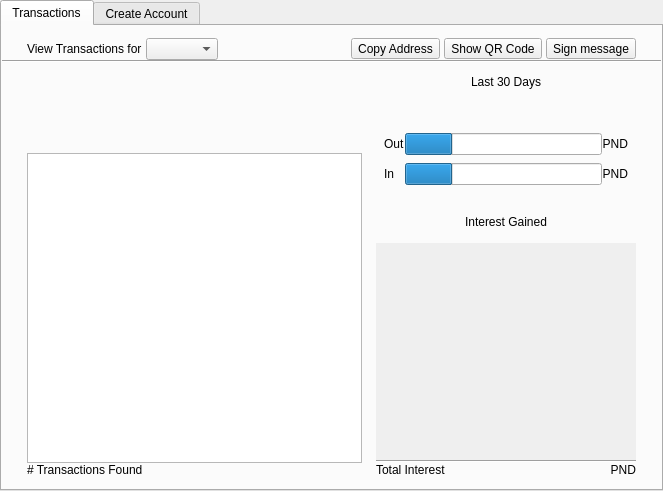
<?xml version="1.0" encoding="UTF-8"?>
<ui version="4.0">
 <class>AccountPage</class>
 <widget class="QFrame" name="AccountPage">
  <property name="geometry">
   <rect>
    <x>0</x>
    <y>0</y>
    <width>663</width>
    <height>491</height>
   </rect>
  </property>
  <property name="sizePolicy">
   <sizepolicy hsizetype="Expanding" vsizetype="Expanding">
    <horstretch>1</horstretch>
    <verstretch>1</verstretch>
   </sizepolicy>
  </property>
  <property name="windowTitle">
   <string>Frame</string>
  </property>
  <property name="frameShape">
   <enum>QFrame::NoFrame</enum>
  </property>
  <property name="frameShadow">
   <enum>QFrame::Plain</enum>
  </property>
  <property name="lineWidth">
   <number>0</number>
  </property>
  <layout class="QVBoxLayout" name="verticalLayout">
   <property name="spacing">
    <number>0</number>
   </property>
   <property name="leftMargin">
    <number>0</number>
   </property>
   <property name="topMargin">
    <number>0</number>
   </property>
   <property name="rightMargin">
    <number>0</number>
   </property>
   <property name="bottomMargin">
    <number>0</number>
   </property>
   <item>
    <widget class="QTabWidget" name="tabWidget">
     <property name="sizePolicy">
      <sizepolicy hsizetype="Expanding" vsizetype="Expanding">
       <horstretch>1</horstretch>
       <verstretch>1</verstretch>
      </sizepolicy>
     </property>
     <property name="currentIndex">
      <number>0</number>
     </property>
     <widget class="QWidget" name="TransactionTab">
      <attribute name="title">
       <string>Transactions</string>
      </attribute>
      <layout class="QVBoxLayout" name="verticalLayout_5">
       <property name="spacing">
        <number>0</number>
       </property>
       <property name="leftMargin">
        <number>0</number>
       </property>
       <property name="topMargin">
        <number>12</number>
       </property>
       <property name="rightMargin">
        <number>0</number>
       </property>
       <property name="bottomMargin">
        <number>12</number>
       </property>
       <item>
        <layout class="QHBoxLayout" name="horizontalLayout_2">
         <property name="spacing">
          <number>4</number>
         </property>
         <property name="leftMargin">
          <number>25</number>
         </property>
         <property name="rightMargin">
          <number>25</number>
         </property>
         <item>
          <widget class="QLabel" name="view_transactions_for_label">
           <property name="sizePolicy">
            <sizepolicy hsizetype="Minimum" vsizetype="Preferred">
             <horstretch>0</horstretch>
             <verstretch>0</verstretch>
            </sizepolicy>
           </property>
           <property name="text">
            <string>View Transactions for</string>
           </property>
          </widget>
         </item>
         <item>
          <widget class="RichTextCombo" name="TransactionTabAccountSelection">
           <property name="sizePolicy">
            <sizepolicy hsizetype="Preferred" vsizetype="Fixed">
             <horstretch>0</horstretch>
             <verstretch>0</verstretch>
            </sizepolicy>
           </property>
           <property name="maximumSize">
            <size>
             <width>350</width>
             <height>16777215</height>
            </size>
           </property>
          </widget>
         </item>
         <item>
          <spacer name="horizontalSpacer">
           <property name="orientation">
            <enum>Qt::Horizontal</enum>
           </property>
           <property name="sizeHint" stdset="0">
            <size>
             <width>0</width>
             <height>20</height>
            </size>
           </property>
          </spacer>
         </item>
         <item>
          <widget class="QToolButton" name="copy_address_button">
           <property name="text">
            <string>Copy Address</string>
           </property>
           <property name="icon">
            <iconset resource="../bitcoin.qrc">
             <normaloff>:/icons/editcopy</normaloff>:/icons/editcopy</iconset>
           </property>
           <property name="toolButtonStyle">
            <enum>Qt::ToolButtonTextBesideIcon</enum>
           </property>
          </widget>
         </item>
         <item>
          <widget class="QToolButton" name="show_qrcode_button">
           <property name="text">
            <string>Show QR Code</string>
           </property>
           <property name="icon">
            <iconset resource="../bitcoin.qrc">
             <normaloff>:/icons/qrcode</normaloff>:/icons/qrcode</iconset>
           </property>
           <property name="toolButtonStyle">
            <enum>Qt::ToolButtonTextBesideIcon</enum>
           </property>
          </widget>
         </item>
         <item>
          <widget class="QToolButton" name="sign_message_button">
           <property name="text">
            <string>Sign message</string>
           </property>
           <property name="icon">
            <iconset resource="../bitcoin.qrc">
             <normaloff>:/icons/edit</normaloff>:/icons/edit</iconset>
           </property>
           <property name="toolButtonStyle">
            <enum>Qt::ToolButtonTextBesideIcon</enum>
           </property>
          </widget>
         </item>
        </layout>
       </item>
       <item>
        <widget class="Line" name="transaction_tab_line">
         <property name="orientation">
          <enum>Qt::Horizontal</enum>
         </property>
        </widget>
       </item>
       <item>
        <layout class="QVBoxLayout" name="verticalLayout_4" stretch="0">
         <property name="spacing">
          <number>0</number>
         </property>
         <property name="leftMargin">
          <number>25</number>
         </property>
         <property name="topMargin">
          <number>12</number>
         </property>
         <property name="rightMargin">
          <number>25</number>
         </property>
         <property name="bottomMargin">
          <number>0</number>
         </property>
         <item>
          <layout class="QHBoxLayout" name="horizontalLayout_3" stretch="1,0">
           <property name="spacing">
            <number>0</number>
           </property>
           <item>
            <layout class="QVBoxLayout" name="verticalLayout_9" stretch="1,0,4,0">
             <property name="spacing">
              <number>0</number>
             </property>
             <item>
              <widget class="AccountSummaryHeaderWidget" name="account_summary_header">
               <property name="sizePolicy">
                <sizepolicy hsizetype="Expanding" vsizetype="Preferred">
                 <horstretch>0</horstretch>
                 <verstretch>0</verstretch>
                </sizepolicy>
               </property>
               <property name="frameShape">
                <enum>QFrame::NoFrame</enum>
               </property>
               <property name="frameShadow">
                <enum>QFrame::Plain</enum>
               </property>
              </widget>
             </item>
             <item>
              <widget class="TransactionFilterWidget" name="account_filter_header">
               <property name="sizePolicy">
                <sizepolicy hsizetype="Preferred" vsizetype="Preferred">
                 <horstretch>0</horstretch>
                 <verstretch>0</verstretch>
                </sizepolicy>
               </property>
               <property name="frameShape">
                <enum>QFrame::NoFrame</enum>
               </property>
               <property name="frameShadow">
                <enum>QFrame::Plain</enum>
               </property>
              </widget>
             </item>
             <item>
              <widget class="TransactionView" name="transaction_table"/>
             </item>
             <item>
              <widget class="QLabel" name="num_transactions_found_footer">
               <property name="text">
                <string notr="true"># Transactions Found</string>
               </property>
              </widget>
             </item>
            </layout>
           </item>
           <item>
            <layout class="QVBoxLayout" name="verticalLayout_7" stretch="0,1,0,0">
             <property name="spacing">
              <number>0</number>
             </property>
             <property name="leftMargin">
              <number>14</number>
             </property>
             <item>
              <widget class="QFrame" name="account_summary_frame">
               <property name="sizePolicy">
                <sizepolicy hsizetype="MinimumExpanding" vsizetype="Preferred">
                 <horstretch>0</horstretch>
                 <verstretch>0</verstretch>
                </sizepolicy>
               </property>
               <property name="minimumSize">
                <size>
                 <width>260</width>
                 <height>0</height>
                </size>
               </property>
               <property name="frameShape">
                <enum>QFrame::NoFrame</enum>
               </property>
               <property name="frameShadow">
                <enum>QFrame::Plain</enum>
               </property>
               <property name="lineWidth">
                <number>0</number>
               </property>
               <layout class="QVBoxLayout" name="verticalLayout_8">
                <property name="spacing">
                 <number>0</number>
                </property>
                <property name="leftMargin">
                 <number>0</number>
                </property>
                <property name="topMargin">
                 <number>0</number>
                </property>
                <property name="rightMargin">
                 <number>0</number>
                </property>
                <property name="bottomMargin">
                 <number>0</number>
                </property>
                <item>
                 <widget class="QLabel" name="account_summary_heading1">
                  <property name="text">
                   <string>Last 30 Days</string>
                  </property>
                  <property name="alignment">
                   <set>Qt::AlignCenter</set>
                  </property>
                 </widget>
                </item>
                <item>
                 <widget class="QLabel" name="account_summary_pulldown1">
                  <property name="text">
                   <string/>
                  </property>
                  <property name="pixmap">
                   <pixmap resource="../bitcoin.qrc">:/icons/down_arrow2</pixmap>
                  </property>
                  <property name="alignment">
                   <set>Qt::AlignLeading|Qt::AlignLeft|Qt::AlignTop</set>
                  </property>
                 </widget>
                </item>
                <item>
                 <layout class="QGridLayout" name="gridLayout">
                  <property name="leftMargin">
                   <number>8</number>
                  </property>
                  <property name="topMargin">
                   <number>30</number>
                  </property>
                  <property name="rightMargin">
                   <number>8</number>
                  </property>
                  <property name="bottomMargin">
                   <number>30</number>
                  </property>
                  <property name="verticalSpacing">
                   <number>8</number>
                  </property>
                  <item row="0" column="0">
                   <widget class="QLabel" name="last_30_days_in_heading">
                    <property name="text">
                     <string>Out</string>
                    </property>
                   </widget>
                  </item>
                  <item row="0" column="1">
                   <widget class="QProgressBar" name="last_30_days_out_bar">
                    <property name="sizePolicy">
                     <sizepolicy hsizetype="Expanding" vsizetype="Fixed">
                      <horstretch>0</horstretch>
                      <verstretch>0</verstretch>
                     </sizepolicy>
                    </property>
                    <property name="value">
                     <number>24</number>
                    </property>
                    <property name="textVisible">
                     <bool>false</bool>
                    </property>
                   </widget>
                  </item>
                  <item row="1" column="0">
                   <widget class="QLabel" name="last_30_days_out_heading">
                    <property name="text">
                     <string>In</string>
                    </property>
                   </widget>
                  </item>
                  <item row="1" column="1">
                   <widget class="QProgressBar" name="last_30_days_in_bar">
                    <property name="sizePolicy">
                     <sizepolicy hsizetype="Expanding" vsizetype="Fixed">
                      <horstretch>0</horstretch>
                      <verstretch>0</verstretch>
                     </sizepolicy>
                    </property>
                    <property name="value">
                     <number>24</number>
                    </property>
                    <property name="textVisible">
                     <bool>false</bool>
                    </property>
                   </widget>
                  </item>
                  <item row="0" column="2">
                   <widget class="QLabel" name="last_30_days_out_total">
                    <property name="text">
                     <string>PND</string>
                    </property>
                    <property name="alignment">
                     <set>Qt::AlignRight|Qt::AlignTrailing|Qt::AlignVCenter</set>
                    </property>
                   </widget>
                  </item>
                  <item row="1" column="2">
                   <widget class="QLabel" name="last_30_days_in_total">
                    <property name="text">
                     <string>PND</string>
                    </property>
                    <property name="alignment">
                     <set>Qt::AlignRight|Qt::AlignTrailing|Qt::AlignVCenter</set>
                    </property>
                   </widget>
                  </item>
                 </layout>
                </item>
                <item>
                 <widget class="QLabel" name="account_summary_heading2">
                  <property name="text">
                   <string>Interest Gained</string>
                  </property>
                  <property name="alignment">
                   <set>Qt::AlignCenter</set>
                  </property>
                 </widget>
                </item>
                <item>
                 <widget class="QLabel" name="account_summary_pulldown2">
                  <property name="text">
                   <string/>
                  </property>
                  <property name="pixmap">
                   <pixmap resource="../bitcoin.qrc">:/icons/down_arrow2</pixmap>
                  </property>
                 </widget>
                </item>
               </layout>
              </widget>
             </item>
             <item>
              <widget class="QScrollArea" name="scrollArea">
               <property name="sizePolicy">
                <sizepolicy hsizetype="Preferred" vsizetype="Expanding">
                 <horstretch>0</horstretch>
                 <verstretch>0</verstretch>
                </sizepolicy>
               </property>
               <property name="frameShape">
                <enum>QFrame::NoFrame</enum>
               </property>
               <property name="frameShadow">
                <enum>QFrame::Plain</enum>
               </property>
               <property name="lineWidth">
                <number>0</number>
               </property>
               <property name="horizontalScrollBarPolicy">
                <enum>Qt::ScrollBarAlwaysOff</enum>
               </property>
               <property name="widgetResizable">
                <bool>true</bool>
               </property>
               <widget class="QWidget" name="interest_form_scroll_area">
                <property name="geometry">
                 <rect>
                  <x>0</x>
                  <y>0</y>
                  <width>260</width>
                  <height>223</height>
                 </rect>
                </property>
                <layout class="QVBoxLayout" name="verticalLayout_2">
                 <property name="spacing">
                  <number>0</number>
                 </property>
                 <property name="leftMargin">
                  <number>0</number>
                 </property>
                 <property name="topMargin">
                  <number>0</number>
                 </property>
                 <property name="rightMargin">
                  <number>0</number>
                 </property>
                 <property name="bottomMargin">
                  <number>0</number>
                 </property>
                 <item>
                  <layout class="QFormLayout" name="interest_form_layout">
                   <property name="fieldGrowthPolicy">
                    <enum>QFormLayout::ExpandingFieldsGrow</enum>
                   </property>
                   <property name="labelAlignment">
                    <set>Qt::AlignLeading|Qt::AlignLeft|Qt::AlignVCenter</set>
                   </property>
                   <property name="horizontalSpacing">
                    <number>0</number>
                   </property>
                   <property name="verticalSpacing">
                    <number>6</number>
                   </property>
                   <property name="leftMargin">
                    <number>8</number>
                   </property>
                   <property name="topMargin">
                    <number>8</number>
                   </property>
                   <property name="rightMargin">
                    <number>8</number>
                   </property>
                   <property name="bottomMargin">
                    <number>0</number>
                   </property>
                  </layout>
                 </item>
                </layout>
               </widget>
              </widget>
             </item>
             <item>
              <widget class="Line" name="account_summary_line">
               <property name="orientation">
                <enum>Qt::Horizontal</enum>
               </property>
              </widget>
             </item>
             <item>
              <layout class="QHBoxLayout" name="horizontalLayout">
               <property name="spacing">
                <number>0</number>
               </property>
               <property name="leftMargin">
                <number>0</number>
               </property>
               <property name="topMargin">
                <number>0</number>
               </property>
               <property name="rightMargin">
                <number>0</number>
               </property>
               <item>
                <widget class="QLabel" name="total_interest_label">
                 <property name="text">
                  <string>Total Interest</string>
                 </property>
                </widget>
               </item>
               <item>
                <widget class="QLabel" name="total_interest_value">
                 <property name="sizePolicy">
                  <sizepolicy hsizetype="Expanding" vsizetype="Preferred">
                   <horstretch>0</horstretch>
                   <verstretch>0</verstretch>
                  </sizepolicy>
                 </property>
                 <property name="text">
                  <string>PND</string>
                 </property>
                 <property name="alignment">
                  <set>Qt::AlignRight|Qt::AlignTrailing|Qt::AlignVCenter</set>
                 </property>
                </widget>
               </item>
              </layout>
             </item>
            </layout>
           </item>
          </layout>
         </item>
        </layout>
       </item>
      </layout>
     </widget>
     <widget class="QWidget" name="CreateAccountTab">
      <attribute name="title">
       <string>Create Account</string>
      </attribute>
      <layout class="QVBoxLayout" name="verticalLayout_6">
       <property name="spacing">
        <number>0</number>
       </property>
       <property name="leftMargin">
        <number>0</number>
       </property>
       <property name="topMargin">
        <number>0</number>
       </property>
       <property name="rightMargin">
        <number>0</number>
       </property>
       <property name="bottomMargin">
        <number>0</number>
       </property>
       <item>
        <layout class="QVBoxLayout" name="verticalLayout_3" stretch="0,0,2">
         <property name="spacing">
          <number>14</number>
         </property>
         <property name="leftMargin">
          <number>14</number>
         </property>
         <property name="topMargin">
          <number>14</number>
         </property>
         <property name="rightMargin">
          <number>14</number>
         </property>
         <property name="bottomMargin">
          <number>14</number>
         </property>
         <item>
          <widget class="QLabel" name="label_create_account">
           <property name="font">
            <font>
             <pointsize>16</pointsize>
            </font>
           </property>
           <property name="text">
            <string>Create Account</string>
           </property>
          </widget>
         </item>
         <item>
          <widget class="CreateAccountWidget" name="CreateAccountBox">
           <property name="sizePolicy">
            <sizepolicy hsizetype="Expanding" vsizetype="Preferred">
             <horstretch>1</horstretch>
             <verstretch>0</verstretch>
            </sizepolicy>
           </property>
           <property name="font">
            <font>
             <pointsize>14</pointsize>
            </font>
           </property>
          </widget>
         </item>
         <item>
          <spacer name="verticalSpacer_2">
           <property name="orientation">
            <enum>Qt::Vertical</enum>
           </property>
           <property name="sizeHint" stdset="0">
            <size>
             <width>20</width>
             <height>40</height>
            </size>
           </property>
          </spacer>
         </item>
        </layout>
       </item>
      </layout>
     </widget>
    </widget>
   </item>
  </layout>
 </widget>
 <customwidgets>
  <customwidget>
   <class>RichTextCombo</class>
   <extends>QComboBox</extends>
   <header>richtextcombo.h</header>
  </customwidget>
  <customwidget>
   <class>TransactionView</class>
   <extends>QTableWidget</extends>
   <header>transactionview.h</header>
  </customwidget>
  <customwidget>
   <class>AccountSummaryHeaderWidget</class>
   <extends>QFrame</extends>
   <header>forms/accountsummaryheaderwidget.h</header>
   <container>1</container>
  </customwidget>
  <customwidget>
   <class>TransactionFilterWidget</class>
   <extends>QFrame</extends>
   <header>forms/transactionfilterwidget.h</header>
   <container>1</container>
  </customwidget>
  <customwidget>
   <class>CreateAccountWidget</class>
   <extends>QFrame</extends>
   <header>forms/createaccountwidget.h</header>
   <container>1</container>
  </customwidget>
 </customwidgets>
 <resources>
  <include location="../bitcoin.qrc"/>
 </resources>
 <connections/>
</ui>
